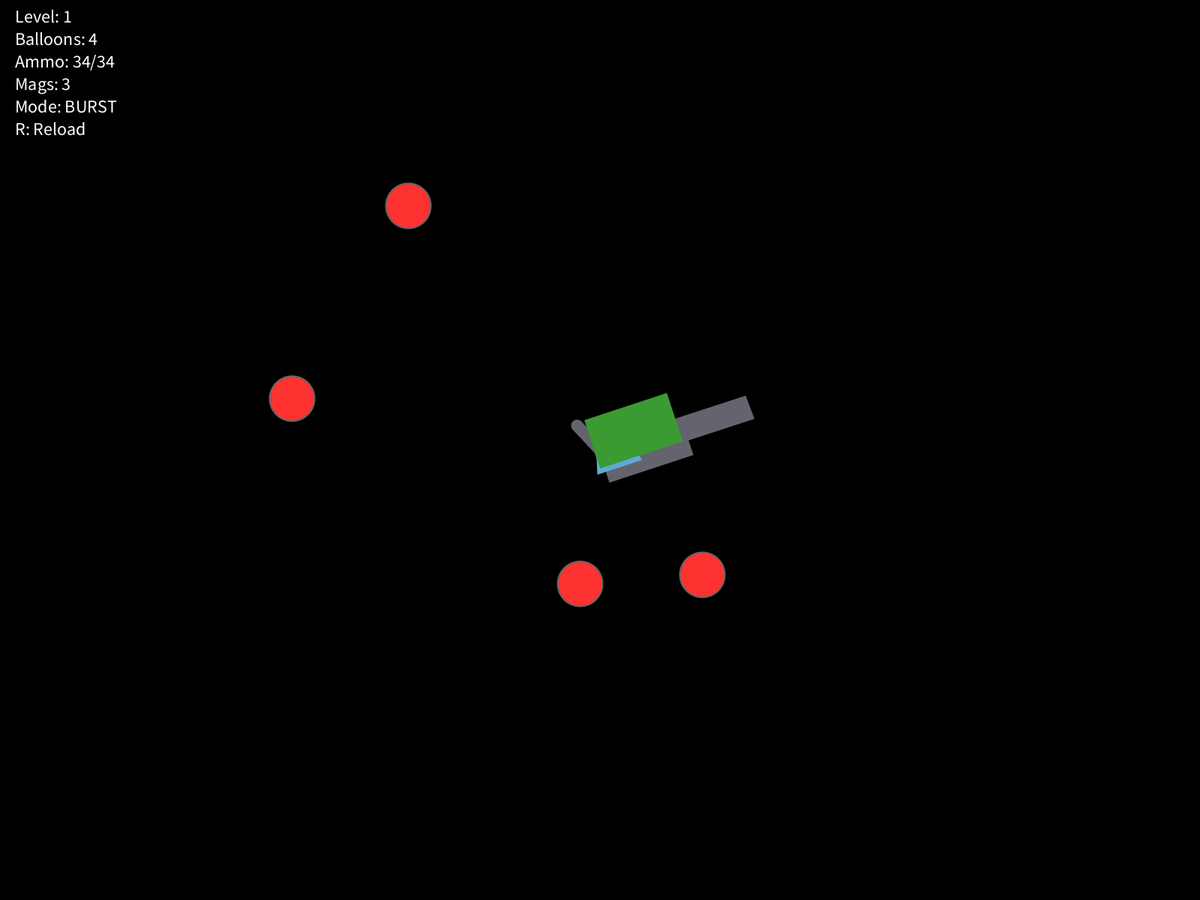
Frame 1 (no input)
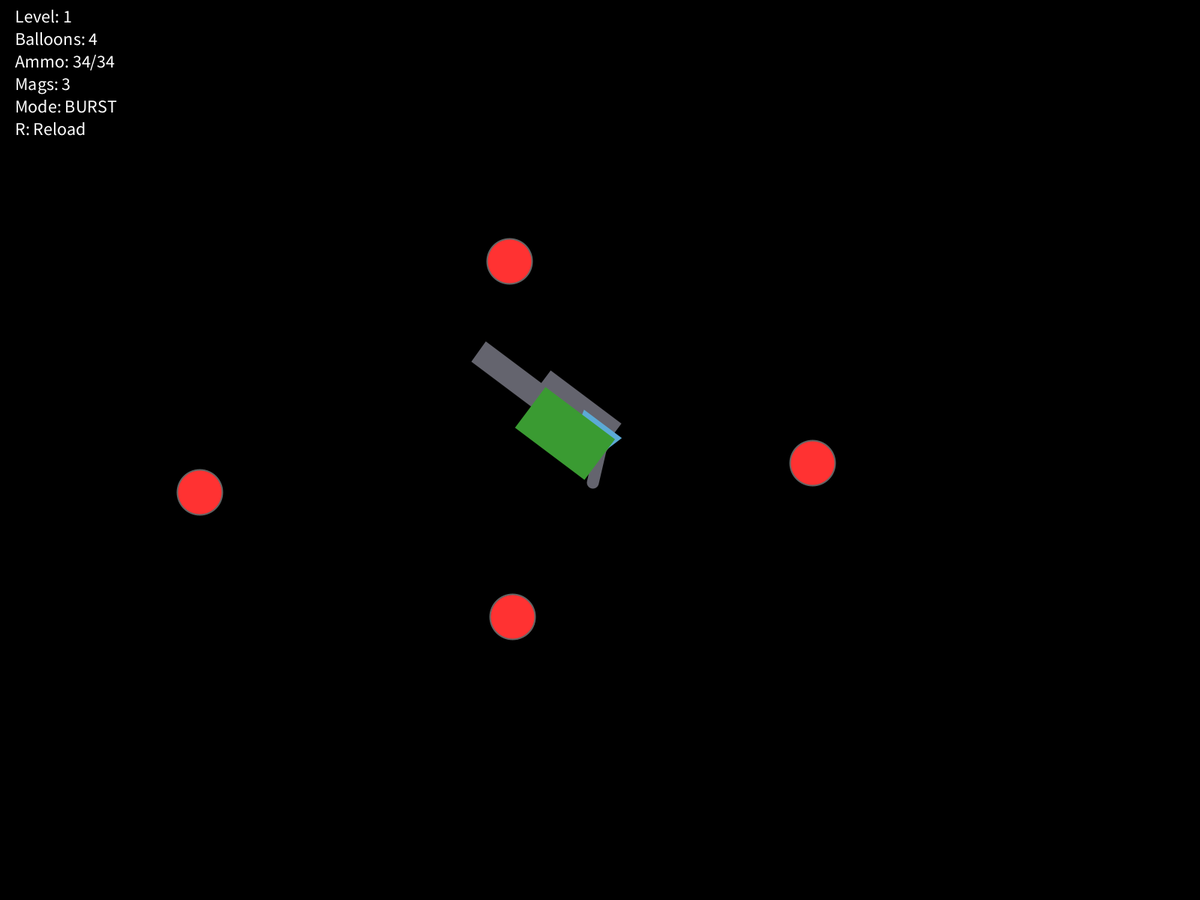
Frame 60 (the mouse pressed at the canvas centre just before this capture)
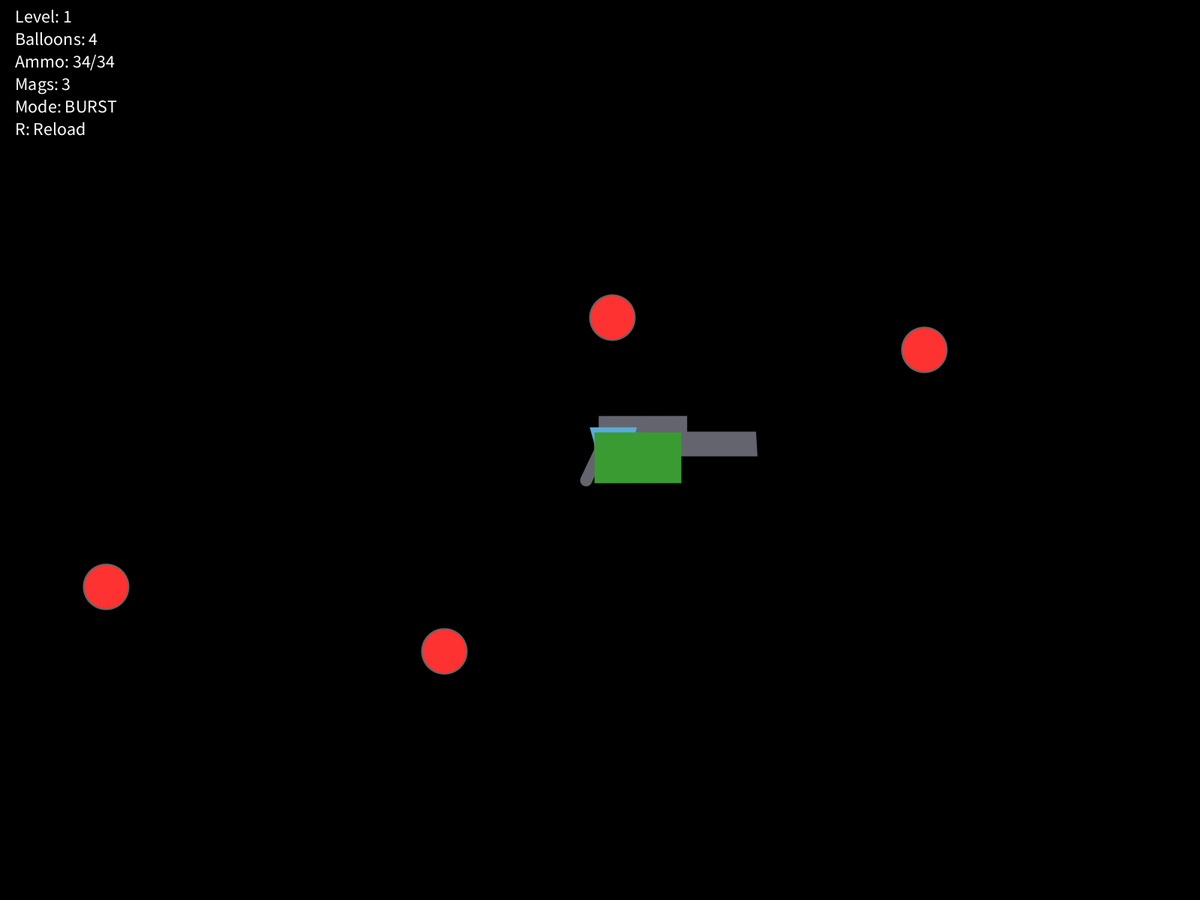
Frame 120 (the mouse held since frame 60 and released just before this capture)

The Processing sketch that drew these frames (run headless with seeded random() and noise(); from frame 60 on, the mouse is pressed at the canvas centre):

// Processing sketch: gun
// ── gun.pde
Gun gun;
boolean[] keys = new boolean[256];
ArrayList<Balloon> balloons;
ArrayList<Bullet> bullets;
int level = 1;
int mags = 3;
boolean gameOver = false;

void setup() {
  fullScreen();
  background(0);
  gun = new Gun(width/2, height/2, "anar's favorite gun");
  balloons = new ArrayList<Balloon>();
  bullets = new ArrayList<Bullet>();
  spawnBalloons();
}

void draw() {
  background(0);

  if (gameOver) {
    fill(255,0,0);
    textSize(80);
    textAlign(CENTER, CENTER);
    text("GAME OVER", width/2, height/2 - 40);
    textSize(32);
    fill(255);
    text("Press R to restart", width/2, height/2 + 40);
    return;
  }

  gun.handleMovement(keys);
  gun.pointTowardsMouse();
  gun.handleTrigger(mousePressed && mouseButton == LEFT);
  gun.updateFire();
  gun.drawGun();

  for (int i = balloons.size() - 1; i >= 0; i--) {
    Balloon b = balloons.get(i);
    b.update(level);
    b.display();
    if (b.isOffScreen()) {
      balloons.remove(i);
    }
  }

  for (int i = bullets.size() - 1; i >= 0; i--) {
    Bullet bullet = bullets.get(i);
    bullet.update();
    bullet.display();
    if (bullet.isOffScreen()) {
      bullets.remove(i);
      continue;
    }
    for (int j = balloons.size() - 1; j >= 0; j--) {
      Balloon b = balloons.get(j);
      if (bullet.collidesWith(b)) {
        b.takeDamage();
        bullets.remove(i);
        if (b.isDead()) {
          balloons.remove(j);
        }
        break;
      }
    }
  }

  if (balloons.size() == 0) {
    level++;
    mags++;
    spawnBalloons();
    gun.randomizeSeed();
  }

  if (gun.currentAmmo == 0 && mags == 0) {
    gameOver = true;
  }

  fill(255);
  textSize(24);
  textAlign(LEFT, BASELINE);
  text("Level: " + level, 20, 30);
  text("Balloons: " + balloons.size(), 20, 60);
  text("Ammo: " + gun.currentAmmo + "/" + gun.maxAmmo, 20, 90);
  text("Mags: " + mags, 20, 120);
  text("Mode: " + gun.fireModeNames[gun.fireMode], 20, 150);
  text("R: Reload", 20, 180);
}

void spawnBalloons() {
  int numBalloons = 3 + level;
  for (int i = 0; i < numBalloons; i++) {
    float x = random(100, width - 100);
    float y = random(100, height - 100);
    int strength = int(random(1, min(4, level)));
    balloons.add(new Balloon(x, y, strength));
  }
}

void keyPressed() {
  if (keyCode < 256) keys[keyCode] = true;

  if (key == 'f' || key == 'F') gun.randomizeSeed();

  if (key == 'r' || key == 'R') {
    if (gameOver) {
      level = 1;
      mags = 3;
      gameOver = false;
      gun.randomizeSeed();
      balloons.clear();
      bullets.clear();
      spawnBalloons();
      return;
    }
    if (mags > 0 && gun.currentAmmo < gun.maxAmmo) {
      mags--;
      gun.reload();
    }
  }
}

void keyReleased() {
  if (keyCode < 256) keys[keyCode] = false;
}

class Gun {
  float xpos, ypos;
  float angle = 0;
  float targetAngle = 0;
  float rotationSmoothingSpeed = 0.1;
  int seed;
  float barrelLength;
  float barrelGirth = 4;
  float handleLength = 45;
  float handleSlant = 2;
  color metalGrey = color(100, 100, 110);
  float speed = 13;
  int maxAmmo;
  int currentAmmo;
  int fireMode = 0;
  String[] fireModeNames = {"SINGLE", "BURST", "AUTO", "SINGLE SHOTGUN", "BURST SHOTGUN", "AUTO SHOTGUN"};
  int burstCount = 0;
  int burstSize = 3;
  int fireCounter = 0;
  int singleFireDelay = 10;
  int autoFireDelay = 5;
  int burstFireDelay = 3;
  int burstCooldownDelay = 15;
  int burstCooldown = 0;
  boolean triggerHeld = false;
  boolean triggerJustPressed = false;
  int shotsFired = 0;
  boolean facingLeft = false;
  float bulletSpeed = 8;
  float bulletSize = 6;
  int bulletTrajectory = 0;
  color bulletColor = color(255, 255, 150);
  float bulletSpreadDegrees = 0;
  int spreadPatternLength = 1;
  int pelletCount = 5;
  float shotgunSpreadDegrees = 15;
  float recoilAngle = 0;
  float recoilRecoverySpeed = 0.02;
  int numDecorativeShapes = 0;
  int[] shapeTypes;
  float[] shapePositions;
  float[] shapeWidths;
  float[] shapeHeights;
  float[] shapeTopWidths;
  float[] shapeOffsets;
  color[] shapeColors;
  boolean[] shapeUsesCustomColor;

  Gun(float x, float y, String gunName) {
    this.seed = gunName.hashCode();
    this.xpos = x;
    this.ypos = y;
    generateGunFromSeed();
  }

  void generateGunFromSeed() {
    randomSeed(seed);
    barrelLength = random(200, 400);
    barrelGirth = random(12, 20);
    float barrelArea = barrelLength * barrelGirth;
    recoilRecoverySpeed = map(barrelLength, 200, 400, 0.12, 0.02);
    rotationSmoothingSpeed = map(barrelArea, 2400, 8000, 0.15, 0.03);
    fireMode = int(random(fireModeNames.length));
    singleFireDelay = int(random(8, 16));
    autoFireDelay = int(random(3, 8));
    burstSize = int(random(2, 5));
    burstFireDelay = int(random(2, 6));
    burstCooldownDelay = int(random(10, 25));
    maxAmmo = int(random(10, 51));
    currentAmmo = maxAmmo;
    bulletSpeed = random(20, 40);
    bulletSize = random(4, 11);
    bulletTrajectory = int(random(3));
    bulletColor = color(random(120, 255), random(120, 255), random(40, 200));
    bulletSpreadDegrees = random(0, 6);
    spreadPatternLength = int(random(1, 6));
    pelletCount = int(random(4, 10));
    shotgunSpreadDegrees = random(10, 25);
    numDecorativeShapes = int(random(3, 6));
    shapeTypes = new int[numDecorativeShapes];
    shapePositions = new float[numDecorativeShapes];
    shapeWidths = new float[numDecorativeShapes];
    shapeHeights = new float[numDecorativeShapes];
    shapeTopWidths = new float[numDecorativeShapes];
    shapeOffsets = new float[numDecorativeShapes];
    shapeColors = new color[numDecorativeShapes];
    shapeUsesCustomColor = new boolean[numDecorativeShapes];
    for (int i = 0; i < numDecorativeShapes; i++) {
      shapeTypes[i] = int(random(3));
      shapePositions[i] = random(0, barrelLength);
      shapeWidths[i] = random(30, 120);
      shapeHeights[i] = random(20, 80);
      shapeTopWidths[i] = random(15, shapeWidths[i] * 0.8);
      shapeOffsets[i] = random(-barrelGirth/2 - 30, barrelGirth/2 + 30);
      shapeUsesCustomColor[i] = random(1) < 0.5;
      if (shapeUsesCustomColor[i]) shapeColors[i] = color(random(50, 255), random(50, 255), random(50, 255));
      else shapeColors[i] = metalGrey;
    }
    burstCount = 0;
    fireCounter = 0;
    burstCooldown = 0;
    shotsFired = 0;
    recoilAngle = 0;
    targetAngle = angle;
  }

  void randomizeSeed() {
    seed = (int)random(Integer.MAX_VALUE);
    generateGunFromSeed();
  }

  void reload() {
    currentAmmo = maxAmmo;
    burstCount = 0;
    fireCounter = 0;
    burstCooldown = 0;
  }

  void handleTrigger(boolean isPressed) {
    triggerJustPressed = isPressed && !triggerHeld;
    if (isPressed) fire();
    else if (triggerHeld && (fireMode == 1 || fireMode == 4)) burstCount = 0;
    triggerHeld = isPressed;
  }

  void fire() {
    if (currentAmmo <= 0) return;
    if (fireMode == 0) {
      if (!triggerJustPressed || fireCounter > 0) return;
      currentAmmo--;
      bullets.add(createBullet());
      fireCounter = singleFireDelay;
      shotsFired++;
    } else if (fireMode == 1) {
      if (burstCount == 0) {
        if (!triggerJustPressed || burstCooldown > 0) return;
        currentAmmo--;
        bullets.add(createBullet());
        burstCount = 1;
        fireCounter = burstFireDelay;
        shotsFired++;
      } else {
        if (burstCount < burstSize && currentAmmo > 0 && fireCounter <= 0) {
          currentAmmo--;
          bullets.add(createBullet());
          burstCount++;
          fireCounter = burstFireDelay;
          shotsFired++;
        }
      }
    } else if (fireMode == 2) {
      if (fireCounter > 0) return;
      currentAmmo--;
      bullets.add(createBullet());
      fireCounter = autoFireDelay;
      shotsFired++;
    } else if (fireMode == 3) {
      if (!triggerJustPressed || fireCounter > 0) return;
      currentAmmo--;
      fireShotgunPellets();
      fireCounter = singleFireDelay;
      shotsFired++;
    } else if (fireMode == 4) {
      if (burstCount == 0) {
        if (!triggerJustPressed || burstCooldown > 0) return;
        currentAmmo--;
        fireShotgunPellets();
        burstCount = 1;
        fireCounter = burstFireDelay;
        shotsFired++;
      } else {
        if (burstCount < burstSize && currentAmmo > 0 && fireCounter <= 0) {
          currentAmmo--;
          fireShotgunPellets();
          burstCount++;
          fireCounter = burstFireDelay;
          shotsFired++;
        }
      }
    } else if (fireMode == 5) {
      if (fireCounter > 0) return;
      currentAmmo--;
      fireShotgunPellets();
      fireCounter = autoFireDelay;
      shotsFired++;
    }
  }

  void updateFire() {
    if (fireCounter > 0) fireCounter--;
    if (burstCooldown > 0) burstCooldown--;
    if (recoilAngle < 0) {
      recoilAngle += recoilRecoverySpeed;
      if (recoilAngle > 0) recoilAngle = 0;
    }
    if ((fireMode == 1 || fireMode == 4) && burstCount >= burstSize && fireCounter <= 0) {
      burstCount = 0;
      burstCooldown = burstCooldownDelay;
    }
  }

  void handleMovement(boolean[] keys) {
    if (keys['w'] || keys['W']) ypos -= speed;
    if (keys['s'] || keys['S']) ypos += speed;
    if (keys['a'] || keys['A']) xpos -= speed;
    if (keys['d'] || keys['D']) xpos += speed;
  }

  void pointTowardsMouse() {
    targetAngle = atan2(mouseY - ypos, mouseX - xpos);
    facingLeft = mouseX < xpos;
    float angleDiff = targetAngle - angle;
    while (angleDiff > PI) angleDiff -= TWO_PI;
    while (angleDiff < -PI) angleDiff += TWO_PI;
    angle += angleDiff * rotationSmoothingSpeed;
    while (angle > TWO_PI) angle -= TWO_PI;
    while (angle < 0) angle += TWO_PI;
    while (targetAngle > TWO_PI) targetAngle -= TWO_PI;
    while (targetAngle < 0) targetAngle += TWO_PI;
  }

  void drawGun() {
    pushMatrix();
    translate(xpos, ypos);
    float displayAngle = angle + (facingLeft ? -recoilAngle : recoilAngle);
    if (facingLeft) {
      scale(-1, 1);
      rotate(PI - displayAngle);
    } else rotate(displayAngle);
    fill(metalGrey);
    stroke(metalGrey);
    noStroke();
    pushMatrix();
    strokeWeight(16);
    stroke(metalGrey);
    line(0, 0, handleLength * cos(handleSlant), handleLength * sin(handleSlant));
    popMatrix();
    fill(metalGrey);
    rect(0, -barrelGirth/2 - 8, barrelLength, barrelGirth);
    drawDecorativeShapes();
    popMatrix();
  }

  void drawDecorativeShapes() {
    noStroke();
    for (int i = 0; i < numDecorativeShapes; i++) {
      float x = shapePositions[i];
      float y = -barrelGirth/2 - 8 + shapeOffsets[i];
      pushMatrix();
      translate(x, y);
      fill(shapeColors[i]);
      if (shapeTypes[i] == 0) {
        beginShape();
        vertex(-shapeWidths[i]/2, -shapeHeights[i]/2);
        vertex(shapeWidths[i]/2, -shapeHeights[i]/2);
        vertex(shapeTopWidths[i]/2, shapeHeights[i]/2);
        vertex(-shapeTopWidths[i]/2, shapeHeights[i]/2);
        endShape(CLOSE);
      } else if (shapeTypes[i] == 1) {
        ellipse(0, 0, shapeWidths[i], shapeHeights[i]);
      } else {
        rect(-shapeWidths[i]/2, -shapeHeights[i]/2, shapeWidths[i], shapeHeights[i]);
      }
      popMatrix();
    }
  }

  Bullet createBullet() {
    float recoilAmount = radians(bulletSize * 0.5);
    recoilAngle -= recoilAmount;
    float patternIndex = (spreadPatternLength == 0) ? 0 : (shotsFired % spreadPatternLength);
    float spreadStep = spreadPatternLength <= 1 ? 0 : map(patternIndex, 0, spreadPatternLength - 1, -1, 1);
    float spreadRadians = radians(bulletSpreadDegrees) * spreadStep;
    float effectiveRecoil = facingLeft ? -recoilAngle : recoilAngle;
    float shotAngle = angle + effectiveRecoil + spreadRadians;
    float bx = xpos + cos(shotAngle) * barrelLength;
    float by = ypos + sin(shotAngle) * barrelLength;
    float vx = cos(shotAngle) * bulletSpeed;
    float vy = sin(shotAngle) * bulletSpeed;
    return new Bullet(bx, by, vx, vy, bulletSize, bulletColor, bulletTrajectory);
  }

  void fireShotgunPellets() {
    float recoilAmount = radians(bulletSize * 0.5 * (1 + pelletCount * 0.1));
    recoilAngle -= recoilAmount;
    float spreadRadians = radians(shotgunSpreadDegrees);
    float effectiveRecoil = facingLeft ? -recoilAngle : recoilAngle;
    for (int i = 0; i < pelletCount; i++) {
      float pelletSpread = map(i, 0, pelletCount - 1, -spreadRadians/2, spreadRadians/2);
      float pelletAngle = angle + effectiveRecoil + pelletSpread;
      float px = xpos + cos(pelletAngle) * barrelLength;
      float py = ypos + sin(pelletAngle) * barrelLength;
      float vx = cos(pelletAngle) * bulletSpeed;
      float vy = sin(pelletAngle) * bulletSpeed;
      bullets.add(new Bullet(px, py, vx, vy, bulletSize, bulletColor, bulletTrajectory));
    }
  }
}

class Balloon {
  float xpos, ypos;
  float velX, velY;
  int strength;
  float baseRadius = 30;
  color[] layerColors = {color(255, 50, 50), color(255, 150, 50), color(255, 255, 50)};

  Balloon(float x, float y, int str) {
    xpos = x;
    ypos = y;
    strength = str;
    velX = random(-2, 2);
    velY = random(-2, 2);
  }

  void update(int level) {
    float speedMultiplier = 1 + (level * 0.3);
    xpos += velX * speedMultiplier;
    ypos += velY * speedMultiplier;
    if (xpos - getRadius() < 0 || xpos + getRadius() > width) velX *= -1;
    if (ypos - getRadius() < 0 || ypos + getRadius() > height) velY *= -1;
    xpos = constrain(xpos, getRadius(), width - getRadius());
    ypos = constrain(ypos, getRadius(), height - getRadius());
  }

  void display() {
    for (int i = strength - 1; i >= 0; i--) {
      float r = baseRadius + (i * 15);
      fill(layerColors[i % layerColors.length]);
      stroke(100);
      strokeWeight(2);
      circle(xpos, ypos, r * 2);
    }
  }

  float getRadius() {
    return baseRadius + ((strength - 1) * 15);
  }

  void takeDamage() {
    strength--;
  }

  boolean isDead() {
    return strength <= 0;
  }

  boolean isOffScreen() {
    return xpos < -100 || xpos > width + 100 || ypos < -100 || ypos > height + 100;
  }
}

class Bullet {
  float xpos, ypos;
  float velX, velY;
  float size = 5;
  color bulletColor;
  int trajectory;
  float wavePhase = 0;
  float gravity = 0.15;

  Bullet(float x, float y, float vx, float vy) {
    xpos = x;
    ypos = y;
    velX = vx;
    velY = vy;
    bulletColor = color(255, 255, 150);
    trajectory = 0;
  }

  Bullet(float x, float y, float vx, float vy, float s, color c, int t) {
    xpos = x;
    ypos = y;
    velX = vx;
    velY = vy;
    size = s;
    bulletColor = c;
    trajectory = t;
  }

  void update() {
    if (trajectory == 0) {
      xpos += velX;
      ypos += velY;
    } else if (trajectory == 1) {
      xpos += velX;
      ypos += velY + sin(wavePhase) * 2;
      wavePhase += 0.1;
    } else if (trajectory == 2) {
      xpos += velX;
      ypos += velY;
      velY += gravity;
    }
  }

  void display() {
    fill(bulletColor);
    stroke(red(bulletColor) * 0.8, green(bulletColor) * 0.8, blue(bulletColor) * 0.8);
    strokeWeight(1);
    circle(xpos, ypos, size);
  }

  boolean isOffScreen() {
    return xpos < 0 || xpos > width || ypos < 0 || ypos > height;
  }

  boolean collidesWith(Balloon b) {
    return dist(xpos, ypos, b.xpos, b.ypos) < size/2 + b.getRadius();
  }
}
